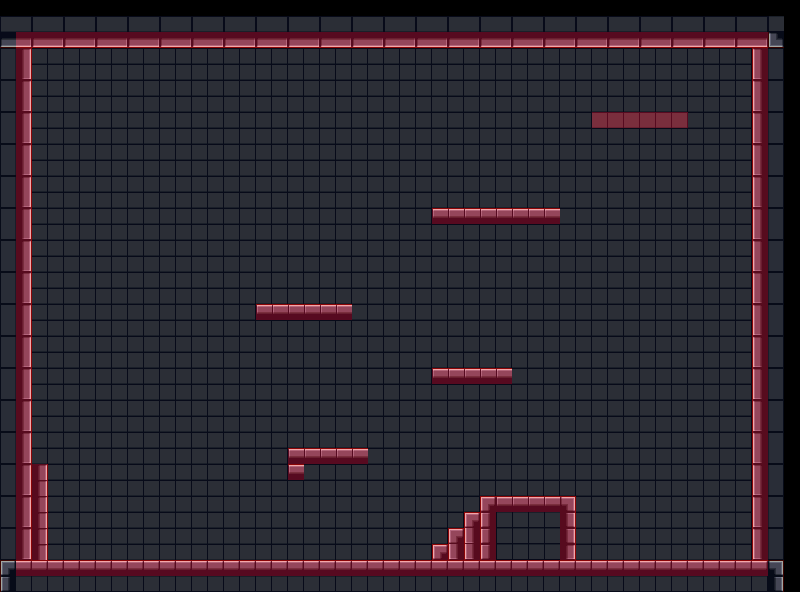

The image is a tile-based game level rendered from a .tmx file. Its description and source (layers, tilesets, objects; grid data summarised) follow:
An orthogonal 50x37 tile map with 16x16 px tiles, 2 tile layers (Collision, Tile Layer 1), 2 tilesets.

<map version="1.0" orientation="orthogonal" width="50" height="37" tilewidth="16" tileheight="16">
 <tileset firstgid="1" name="Collision" tilewidth="16" tileheight="16">
  <image source="collision.png" width="80" height="32" />
 </tileset>
 <tileset firstgid="11" name="Tiles" tilewidth="16" tileheight="16">
  <image source="tiles.png" width="128" height="64" />
 </tileset>
 <layer name="Collision" width="50" height="37">
  <data>[1850 cells, 213 non-empty, 1 distinct tile ids]</data>
 </layer>
 <layer name="Tile Layer 1" width="50" height="37" opacity="0.68">
  <data>[1850 cells, 1764 non-empty, 22 distinct tile ids]</data>
 </layer>
</map>
